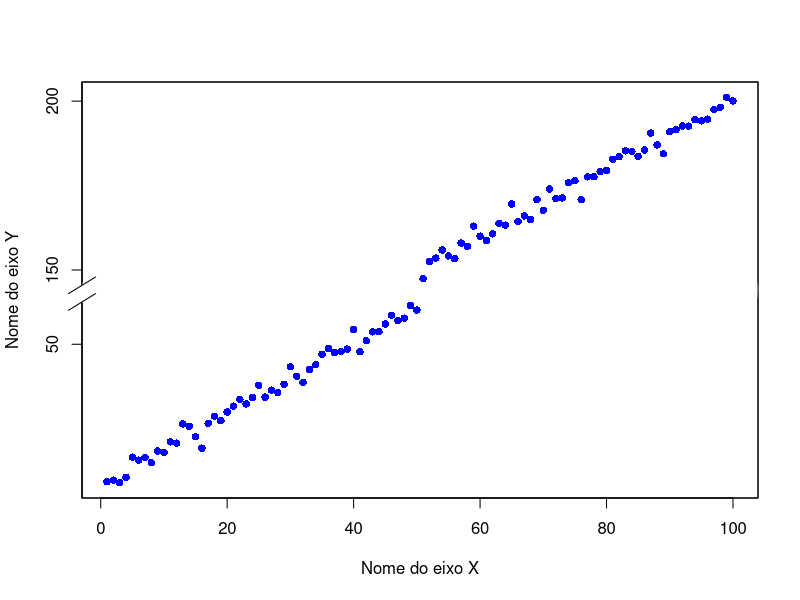

Write R code to recreate this figure.
## Script para fazer grafico customizado, com quebra no eixo X e/ou Y
## 11/jun/2018
## Anderson A. Eduardo


##install.packages('plotrix')  ##instalar esse pacote
library(plotrix)

##inventando os dados para teste
x = 1:100 
y1 =  x[1:50] + rnorm(50, mean = 10, sd = 2) 
y2 =  x[51:100] + rnorm(50, mean = 100, sd = 2)
dataSet = data.frame(x=x, y=c(y1,y2))


##plotrix
gap.plot(dataSet$x,dataSet$y, gap=c(65,143), gap.axis="y", pch=16, col="blue", bty='n', ylab='Nome do eixo Y', xlab='Nome do eixo X') #plotando o grafico
abline(h=seq(64,68,0.2), pch= 20, col="white", lwd=2)  #escondendo as linhas entre as caixas (aqui tem que ir testando os numeros até ficar certo)
box() #corrigindo a linha de entorno do grafico
axis.break(axis=2, breakpos=65, brw=0.04) #barra da quebra do eixo
